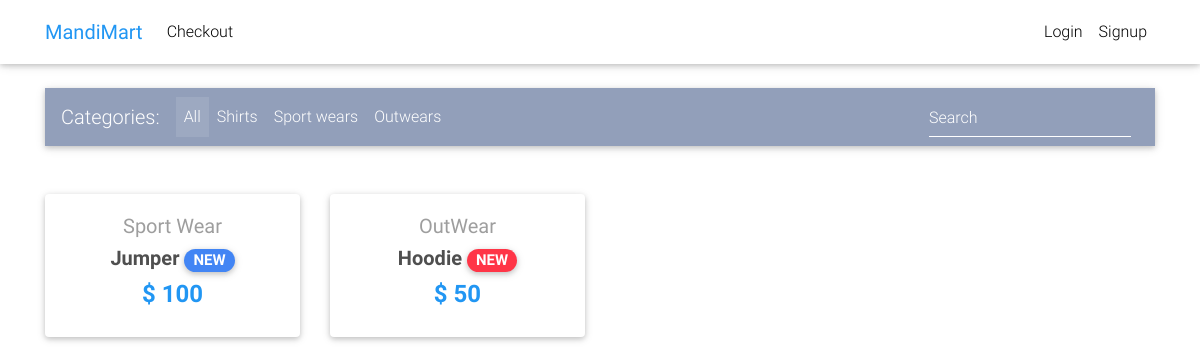
The page / on the database its author committed.
### core/models.py (models this page shows, shortened)
class Item(models.Model):
    title = models.CharField(max_length=100)
    price = models.IntegerField()
    discount_price = models.IntegerField(blank=True, null=True)
    category = models.CharField(choices=CATEGORY_CHOICES, max_length=2)
    label = models.CharField(choices=LABEL_CHOICES, max_length=1)
    slug = models.SlugField()
    description = models.TextField(default="this is a test description")
    image = models.ImageField()
    def get_absolute_url(self):
        return reverse("core:product", kwargs={
            'slug': self.slug
        })

### core/views.py (the view)
# urls.py: path('', views.HomeView.as_view(), name="home"),
class HomeView(ListView):
    model = Item
    paginate_by: 10
    template_name = "home.html"

### templates/home.html (shortened to what this page needs)
{% extends "base.html" %}
{% block content %}
  <main>
    <div class="container">
      <nav class="navbar navbar-expand-lg navbar-dark mdb-color lighten-3 mt-3 mb-5">
        <span class="navbar-brand">Categories:</span>
        <div class="collapse navbar-collapse" id="basicExampleNav">
          <ul class="navbar-nav mr-auto">
            <li class="nav-item active">
              <a class="nav-link" href="#">All
              </a>
            </li>
            <li class="nav-item">
              <a class="nav-link" href="#">Shirts</a>
            </li>
            <li class="nav-item">
              <a class="nav-link" href="#">Sport wears</a>
            </li>
            <li class="nav-item">
              <a class="nav-link" href="#">Outwears</a>
            </li>
          </ul>
          <form class="form-inline">
            <div class="md-form my-0">
              <input class="form-control mr-sm-2" type="text" placeholder="Search" aria-label="Search">
            </div>
          </form>
        </div>
      </nav>
      <section class="text-center mb-4">
        <div class="row wow fadeIn">
          {% for item in object_list %}
          <div class="col-lg-3 col-md-6 mb-4">
            <div class="card">
              <div class="card-body text-center">
                <a href="" class="grey-text">
                  <h5>{{ item.get_category_display }}</h5>
                </a>
                <h5>
                  <strong>
                    <a href="{{ item.get_absolute_url }}" class="dark-grey-text">{{ item.title }}
                      <span class="badge badge-pill {{ item.get_label_display }}-color">NEW</span>
                    </a>
                  </strong>
                </h5>
                <h4 class="font-weight-bold blue-text">
                  <strong>$
                  {% if item.discount_price %}
                  {{ item.discount_price }}
                  {% else %}
                  {{ item.price }}
                  {% endif %}
                  </strong>
                </h4>
              </div>
            </div>
          </div>
          {% endfor %}
        </div>
      </section>
    </div>
  </main>
{% endblock content %}

### templates/base.html (style rules this page uses)
html, body, header, .carousel { height: 60vh; }

### rows shown on the page
Item: category "Sport Wear", title "Jumper", price "100"
Item: category "OutWear", title "Hoodie", discount_price "50"
